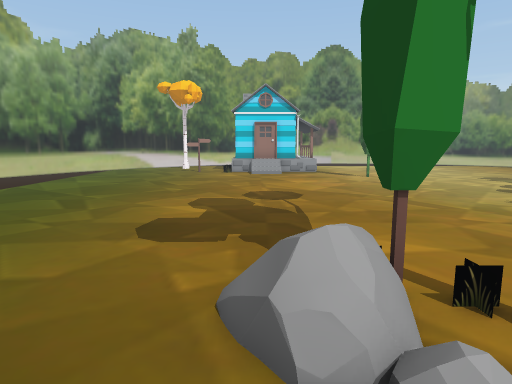
[1] (above)

24 first-person views from a walk through a 3-D level made in the Unity game engine. The camera is 1.5 m above the floor, tilts 8° down and sees 75° across. The floor is counted in squares, 1 m on a side. Each view is taken from the middle of a square. On the plan, view 1 faces up. The plan holds only what a view shows up to about 15 squares ahead; the rest is blank. The player character is not drawn. Some animated figures are left out. Some surface patterns are stand-ins.

[2]
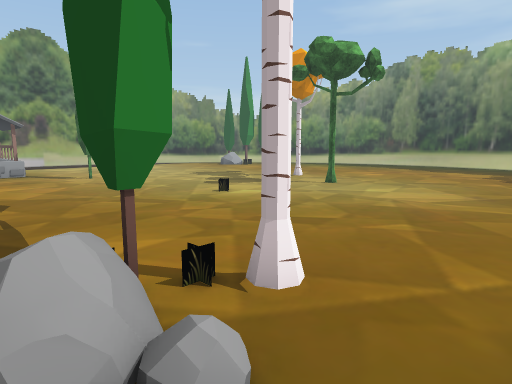

[3]
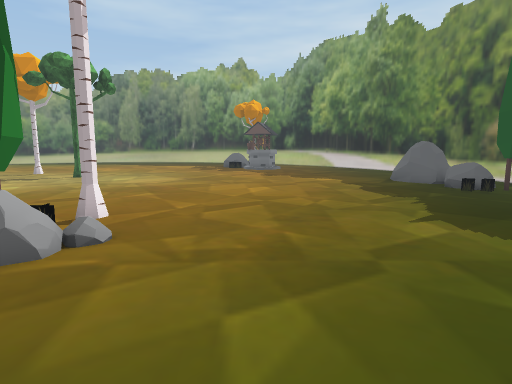

[4]
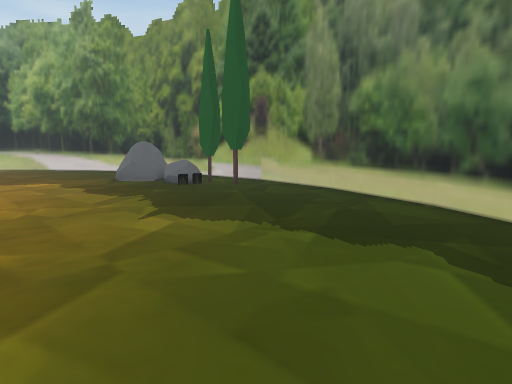

[5]
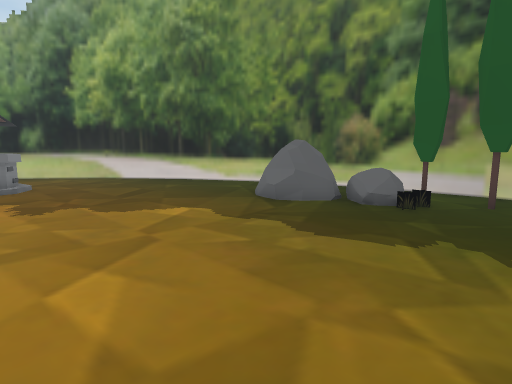

[6]
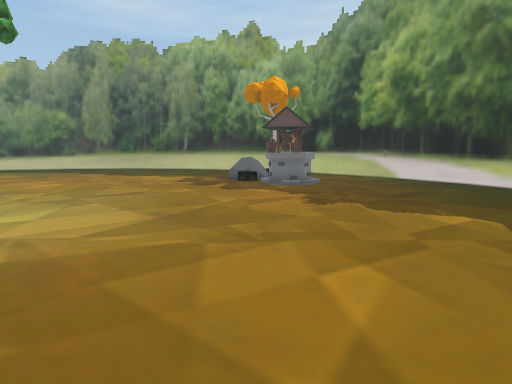

[7]
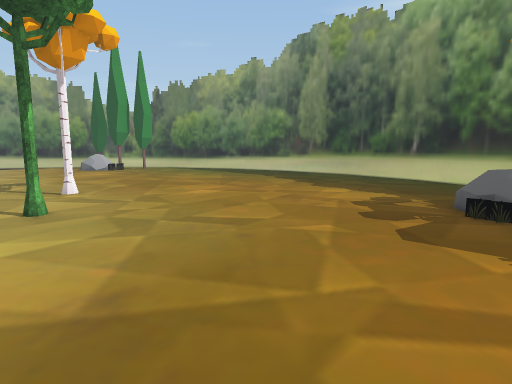

[8]
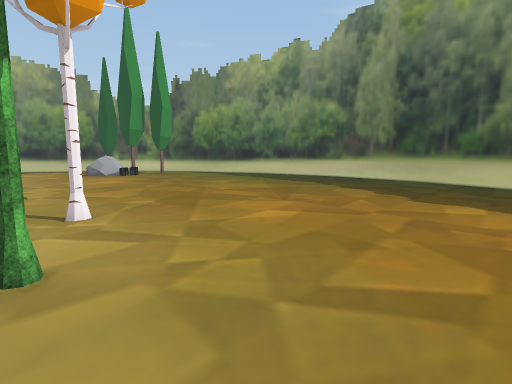

[9]
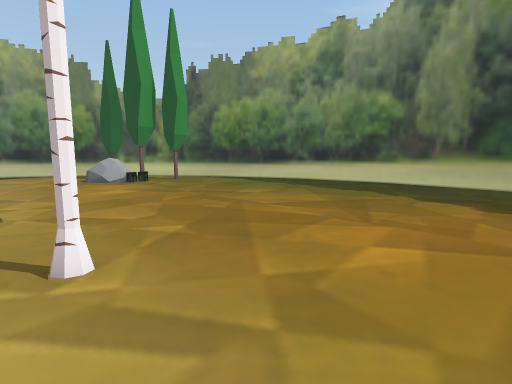

[10]
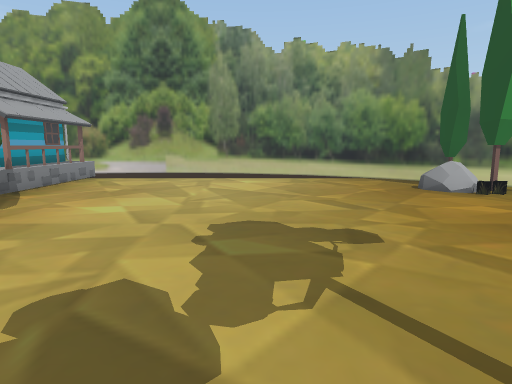

[11]
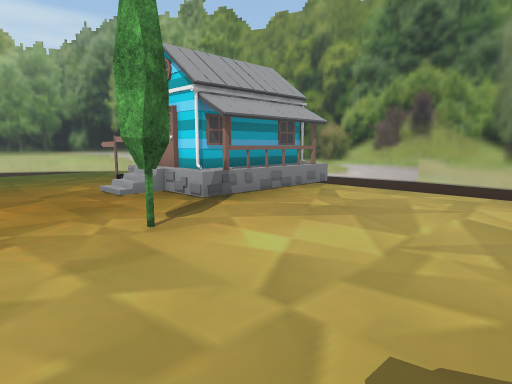

[12]
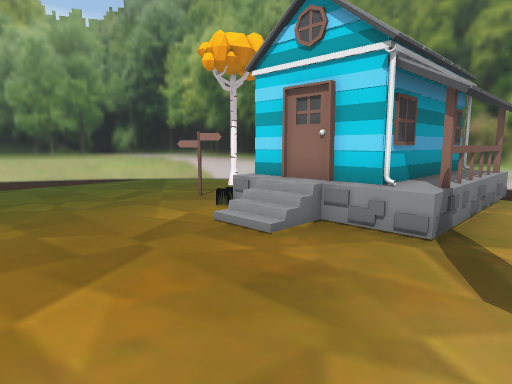

[13]
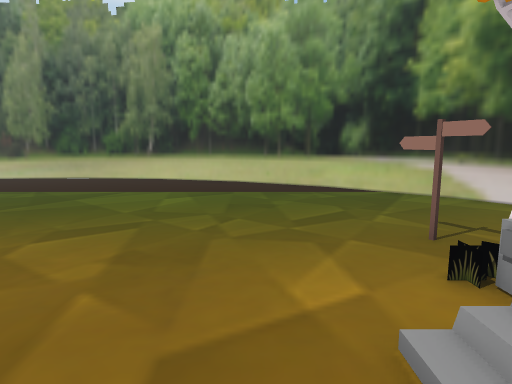

[14]
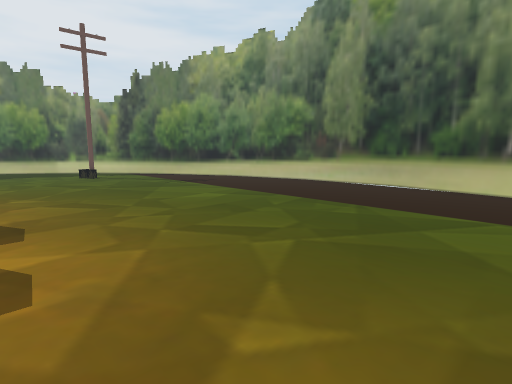

[15]
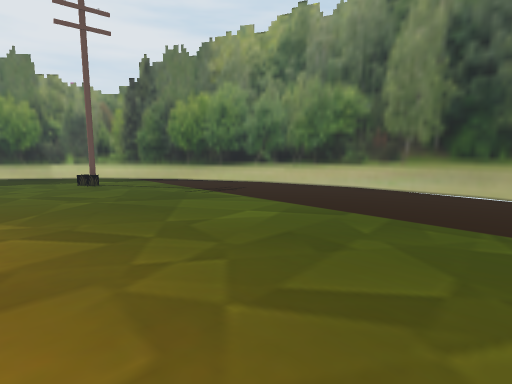

[16]
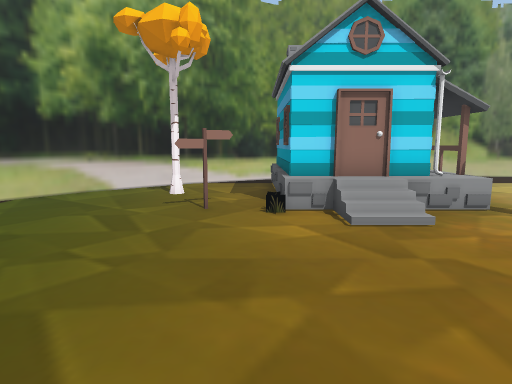

[17]
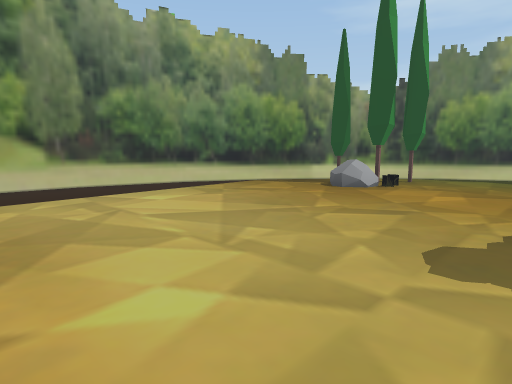

[18]
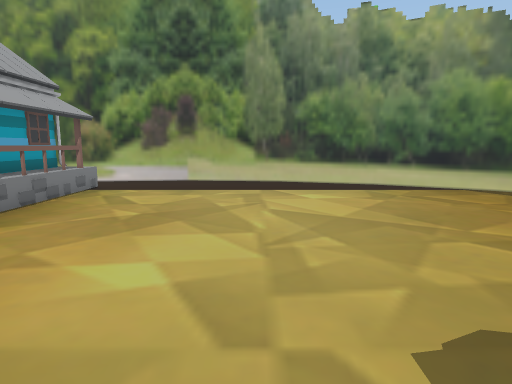

[19]
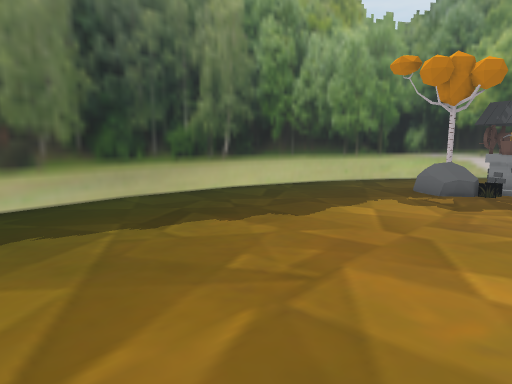

[20]
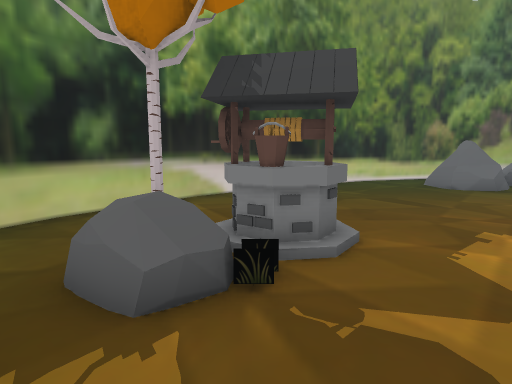

[21]
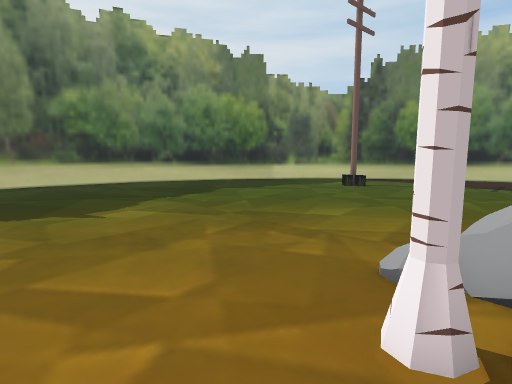

[22]
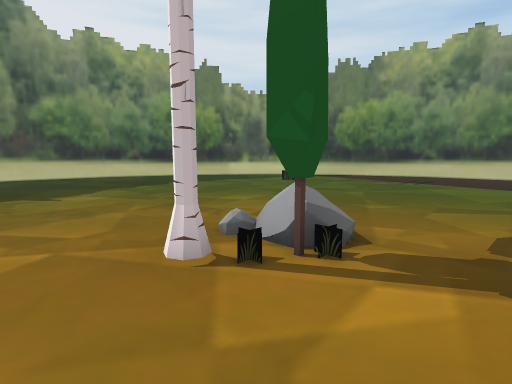

[23]
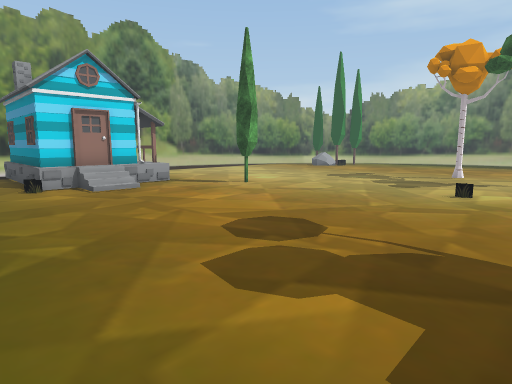

[24]
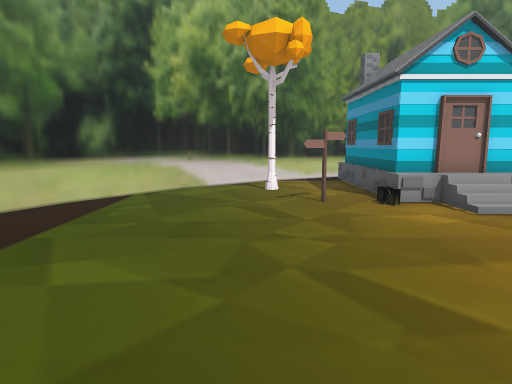

### Floor plan
Key: @ floor where view 1 was taken; # wall or solid block; . floor; = window, fence, low wall or low ledge; T tree; R rock; H house; P pole; O other object.
Columns run from 13 left of view 1 to 26 right of it. Each row starts with its distance up from view 1.
 27               ############
 26            ##   .........###
 25          ###H HHH..........###
 24        ###..#  #H............###
 23       ##....#  #H..............##
 22      ##.....#  #H...............##
 21     ##...T..#  #H.............RT.##
 20    ##.......####H.............RRT ##
 19    #......#.H##HH................T.##
 18   ##.........HO.....................#
 17   #.................................##
 16  ##...............TT.................#
 15  #...................................#
 14 ##...................................##
 13 #.....................................#
 12 #.....................................#
 11 #.....................................#
 10 #.........................T...........#
  9 #.....................................##
  8 #......................................#
  7 #........................T............##
  6 #.....................................#
  5 #.....................................#
  4 #.....................................#
  3 #............OTT......................#
  2 ##...........RR.T....................##
  1  #..............................O....#
  0  #...........@.................#RR...#
 -1  ##...........................##T ..##
 -2   ##..........................#=. ..#
 -3    #..P............................##
 -4    ##.............................##
 -5     ##...........................##
 -6      ##.........................##
 -7       ##...............RR......##
 -8        ##............RRRR.....##
 -9         ###.......TTTRRRR...###
-10           ####....TTT.   ####
-11              ############

Positions as (right, up) in squares from view 1, and headings:
1: (0, 0), facing up
2: (0, 0), facing up-right
3: (-4, -1), facing right
4: (-4, -1), facing down-right
5: (4, 0), facing down-right
6: (4, 0), facing right
7: (10, -1), facing up-right
8: (11, 3), facing up-right
9: (12, 6), facing up-right
10: (11, 9), facing up
11: (11, 13), facing up-left
12: (5, 13), facing up-left
13: (2, 16), facing left
14: (-1, 13), facing down-left
15: (-2, 10), facing down-left
16: (-2, 11), facing up
17: (6, 14), facing up-right
18: (9, 13), facing up
19: (16, 12), facing down-right
20: (18, 4), facing down
21: (5, 3), facing down-left
22: (5, 6), facing down-left
23: (-4, 6), facing up-right
24: (-5, 10), facing up
